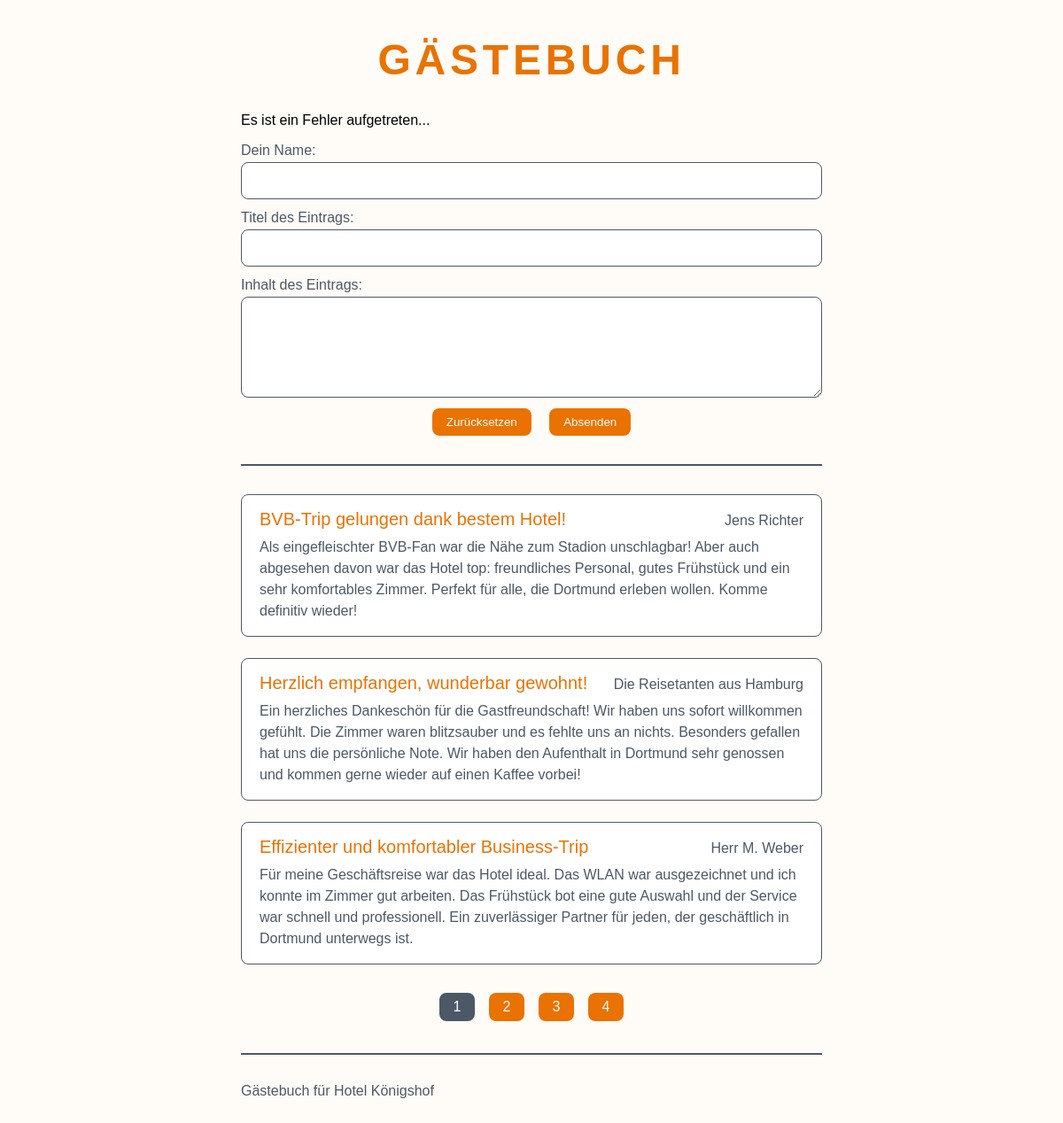
Page /submit.php on the committed database.
### tables this page shows
CREATE TABLE `entries` (
  `id` int(11) NOT NULL,
  `name` varchar(200) NOT NULL,
  `title` varchar(200) NOT NULL,
  `content` varchar(10000) NOT NULL
);

### index.php (called while the page is built, shortened)
<?php
require_once __DIR__ . '/inc/db-connect.php';
require_once __DIR__ . '/inc/functions.php';
$perPage = 3;
$currentPage = 1;
$stmtCount = $pdo->prepare('SELECT COUNT(*) AS `count` FROM `entries`');
$stmtCount->execute();
$countTotal = $stmtCount->fetch(PDO::FETCH_ASSOC)['count'];
$stmt = $pdo->prepare('SELECT * FROM `entries` ORDER BY `id` DESC LIMIT :offset, :perPage');
$stmt->bindValue('perPage', $perPage, PDO::PARAM_INT);
$stmt->bindValue('offset', ($currentPage - 1) * $perPage, PDO::PARAM_INT);
$stmt->execute();
$entries = $stmt->fetchAll(PDO::FETCH_ASSOC);
require __DIR__ . '/views/index.view.php';

### submit.php (called while the page is built, shortened)
<?php
require_once __DIR__ . '/inc/db-connect.php';
require_once __DIR__ . '/inc/functions.php';
$errorMessage = 'Es ist ein Fehler aufgetreten...';
require __DIR__ . '/index.php';

### inc/functions.php (called while the page is built)
<?php
function e($html)
{
    return htmlspecialchars($html, ENT_QUOTES, 'UTF-8', true);
}

### views/index.view.php (the view, shortened to what this page needs)
<!DOCTYPE html>
<html lang="de">
<head>
    <link rel="stylesheet" type="text/css" href="./styles/lib/montserrat/webfonts/Montserrat.css" />
    <link rel="stylesheet" type="text/css" href="./styles/main.css" />
</head>
<body>
    <div class="container">
        <h1 class="guestbook-heading">Gästebuch</h1>
        <form method="POST" action="submit.php">
            <?php if (isset($errorMessage)): ?>
                <p><?php echo e($errorMessage); ?></p>
            <?php endif; ?>
            <label class="guestbook-entry-label" for="name">Dein Name:</label>
            <input
                required="required"
                class="guestbook-entry-input"
                type="text"
                id="name"
                name="name" />
            <label class="guestbook-entry-label" for="title">Titel des Eintrags:</label>
            <input
                required="required"
                class="guestbook-entry-input"
                type="text"
                id="title"
                name="title" />
            <label class="guestbook-entry-label" for="content">Inhalt des Eintrags:</label>
            <textarea
                required="required"
                rows="4"
                class="guestbook-entry-input"
                type="text"
                id="content"
                name="content"></textarea>
            <div class="guestbook-form-buttons">
                <input class="button" type="reset" value="Zurücksetzen">
                <input class="button" type="submit" value="Absenden">
            </div>
        </form>
        <hr class="guestbook-separator" />
        <?php foreach ($entries as $entry): ?>
            <?php
            $paragraphs = explode("\n", $entry['content']);
            $filteredParagraphs = [];
            foreach ($paragraphs as $paragraph) {
                $paragraph = trim($paragraph);
                if (strlen($paragraph) > 0) {
                    $filteredParagraphs[] = $paragraph;
                }
            }
            ?>
            <div class="guestbook-entry">
                <div class="guestbook-entry-header">
                    <h3 class="guestbook-entry-title">
                        <?php echo e($entry['title']); ?>
                    </h3>
                    <span class="guestbook-entry-author">
                        <?php echo e($entry['name']); ?>
                    </span>
                </div>
                <div class="guestbook-entry-content">
                    <?php foreach ($filteredParagraphs as $p): ?>
                        <p><?php echo e($p); ?></p>
                    <?php endforeach; ?>
                </div>
            </div>
        <?php endforeach; ?>
        <?php
        $numPages = ceil($countTotal / $perPage);
        ?>
        <?php if ($numPages > 1): ?>
            <ul class="guestbook-pagination">
                <?php for ($x = 1; $x <= $numPages; $x++): ?>
                    <li class="guestbook-pagination-li">
                        <a
                            class="guestbook-pagination-a<?php if ($x === $currentPage): ?> guestbook-pagination-active<?php endif; ?>"
                            href="index.php?<?php echo http_build_query(['page' => $x]); ?>">
                            <?php echo e($x); ?>
                        </a>
                    </li>
                <?php endfor; ?>
            </ul>
        <?php endif; ?>
        <hr class="guestbook-separator" />
        <footer class="guestbook-footer">
            <p>Gästebuch für Hotel Königshof</p>
        </footer>
    </div>
</body>
</html>

### styles/main.css (style rules this page uses)
* { box-sizing: border-box; }
html { font-family: 'Montserrat', sans-serif; }
body { background-color: #fffcf7; }
.container { max-width: 45rem; padding-left: 2rem; padding-right: 2rem; margin-left: auto; margin-right: auto; }
.guestbook-heading { color: #e97200; text-transform: uppercase; text-align: center; font-size: 3rem; margin-top: 2.5rem; margin-bottom: 2rem; letter-spacing: 0.1em; }
.guestbook-entry-label { display: block; color: #4c5866; font-size: 1rem; }
.guestbook-entry-input { -webkit-appearance: none; appearance: none; display: block; width: 100%; background-color: white; color: #4c5866; border: 0.0625rem solid #4c5866; font-family: inherit; line-height: 1.5em; font-size: 1rem; padding: 0.5rem 1rem; border-radius: 0.5rem; margin-bottom: 0.75rem; margin-top: 0.25rem; }
.guestbook-form-buttons { text-align: center; }
.button { font-family: inherit; -webkit-appearance: none; appearance: none; cursor: pointer; border: 0px solid transparent; background-color: #e97200; color: white; padding: 0.5rem 1rem; margin: 0 0.5rem; border-radius: 0.5rem; }
.guestbook-separator { -webkit-appearance: none; appearance: none; margin-top: 2rem; margin-bottom: 2rem; border: 0.03125rem solid #4c5866; }
.guestbook-entry { background-color: white; color: #4c5866; border: 0.0625rem solid #4c5866; border-radius: 0.5rem; padding: 1rem 1.25rem; margin-top: 1.5rem; margin-bottom: 1.5rem; }
.guestbook-entry-title { color: #e97200; font-weight: normal; margin-top: 0; margin-bottom: 0; font-size: 1.25rem; }
.guestbook-entry-header { display: flex; justify-content: space-between; align-items: baseline; }
.guestbook-entry-author { white-space: nowrap; max-width: 50%; overflow: hidden; text-overflow: ellipsis; text-align: right; }
.guestbook-entry-content>p { margin-top: 0.5rem; margin-bottom: 0.5rem; line-height: 1.5rem; font-size: 1rem; }
.guestbook-entry-content>p:last-child { margin-bottom: 0; }
.guestbook-pagination { margin: 1.75rem -0.5rem; padding: 0; list-style-type: none; display: flex; justify-content: center; flex-wrap: wrap; }
.guestbook-pagination-a { display: block; min-width: 2.5rem; padding: 0.25rem 0.5rem; background-color: #e97200; color: white; line-height: 1.5rem; text-decoration: none; border-radius: 0.5rem; text-align: center; margin: 0.25rem 0.5rem; }
.guestbook-pagination-active, .guestbook-pagination-active:hover { background-color: #4c5866; }
.guestbook-footer { color: #4c5866; }
.guestbook-footer { margin-bottom: 2rem; }

### rows in the picture
entries: title "BVB-Trip gelungen dank bestem Hotel!", name "Jens Richter", p "Als eingefleischter BVB-Fan war die Nähe zum Stadion unschlagbar! Aber auch abgesehen davon war das Hotel top: freundliches Personal, gutes Frühstück und ein sehr komfortables Zimmer. Perfekt für alle, die Dortmund erleben wollen. Komme definitiv wieder!"
entries: title "Herzlich empfangen, wunderbar gewohnt!", name "Die Reisetanten aus Hamburg", p "Ein herzliches Dankeschön für die Gastfreundschaft! Wir haben uns sofort willkommen gefühlt. Die Zimmer waren blitzsauber und es fehlte uns an nichts. Besonders gefallen hat uns die persönliche Note. Wir haben den Aufenthalt in Dortmund sehr genossen und kommen gerne wieder auf einen Kaffee vorbei!"
entries: title "Effizienter und komfortabler Business-Trip", name "Herr M. Weber", p "Für meine Geschäftsreise war das Hotel ideal. Das WLAN war ausgezeichnet und ich konnte im Zimmer gut arbeiten. Das Frühstück bot eine gute Auswahl und der Service war schnell und professionell. Ein zuverlässiger Partner für jeden, der geschäftlich in Dortmund unterwegs ist."

### other values in the picture
$errorMessage "Es ist ein Fehler aufgetreten..."
